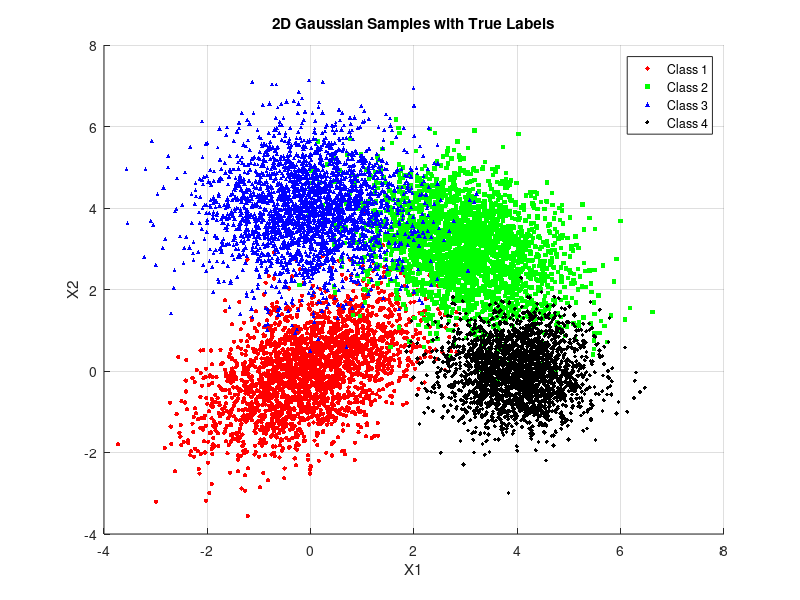
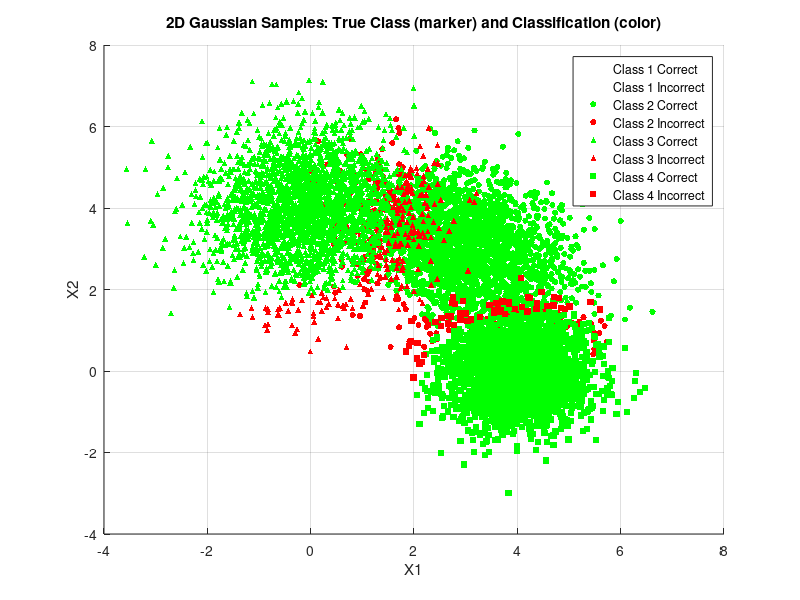

The MATLAB source for these figures, in order:
%% Ques2PartA_full.m
clc; clear; close all;

mu1 = [0 0]; 
mu2 = [3 3]; 
mu3 = [0 4]; 
mu4 = [4 0];

Sigma1 = [1 0.5; 0.5 1]; 
Sigma2 = [1 -0.3; -0.3 1];
Sigma3 = [1 0; 0 1]; 
Sigma4 = [0.5 0; 0 0.5];

means = {mu1, mu2, mu3, mu4};
covs = {Sigma1, Sigma2, Sigma3, Sigma4};

priors = [0.25 0.25 0.25 0.25];
N = 10000;                        

labels = zeros(N,1);
cum_priors = cumsum(priors);
for i = 1:N
    r = rand;
    if r < cum_priors(1)
        labels(i) = 1;
    elseif r < cum_priors(2)
        labels(i) = 2;
    elseif r < cum_priors(3)
        labels(i) = 3;
    else
        labels(i) = 4;
    end
end

X = zeros(N,2);
for i = 1:N
    lbl = labels(i);
    z = randn(2,1);                % standard normal vector
    L = chol(covs{lbl}, 'lower');  % Cholesky decomposition
    X(i,:) = (means{lbl}' + L*z)'; % sample
end

pred_labels = zeros(N,1);
for i = 1:N
    x = X(i,:)';
    probs = zeros(1,4);
    for j = 1:4
        diff = x - means{j}';
        probs(j) = exp(-0.5 * (diff' / covs{j} * diff)) / sqrt((2*pi)^2 * det(covs{j}));
    end
    [~, pred_labels(i)] = max(probs);
end

accuracy = sum(pred_labels == labels)/N;
fprintf('Classification accuracy (MAP): %.2f%%\n', accuracy*100);

confMat = zeros(4,4);
for j = 1:4
    idx_true = labels == j;        
    for i = 1:4
        confMat(i,j) = sum(pred_labels(idx_true) == i) / sum(idx_true);
    end
end

disp('Empirical Confusion Matrix P(D=i|L=j):');
disp(confMat);

for i = 1:4
    for j = 1:4
        fprintf('P(D=%d|L=%d) = %.3f\t', i, j, confMat(i,j));
    end
    fprintf('\n');
end

figure; hold on;
colors = {'r','g','b','k'};   
markers = {'o','s','^','d'};  

for j = 1:4
    idx = labels == j;         
    scatter(X(idx,1), X(idx,2), 10, colors{j}, markers{j}, 'filled');
end

xlabel('X1'); ylabel('X2');
title('2D Gaussian Samples with True Labels');
legend('Class 1','Class 2','Class 3','Class 4');
grid on; hold off;

%% scatter plot

figure; hold on;


markers = {'.','o','^','s'};  

for j = 1:4
    idx_class = labels == j; 
    
    
    idx_correct = idx_class & (pred_labels == labels);
    idx_incorrect = idx_class & (pred_labels ~= labels);
    
   
    scatter(X(idx_correct,1), X(idx_correct,2), 20, 'g', markers{j}, 'filled');
 
    scatter(X(idx_incorrect,1), X(idx_incorrect,2), 20, 'r', markers{j}, 'filled');
end

xlabel('X1'); ylabel('X2');
title('2D Gaussian Samples: True Class (marker) and Classification (color)');
legend('Class 1 Correct','Class 1 Incorrect','Class 2 Correct','Class 2 Incorrect', ...
       'Class 3 Correct','Class 3 Incorrect','Class 4 Correct','Class 4 Incorrect');
grid on; hold off;
